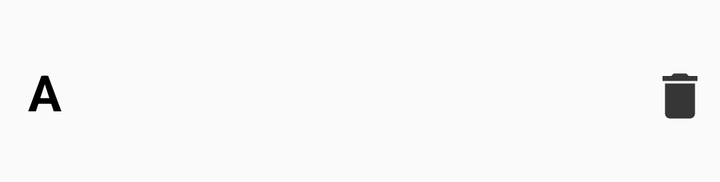
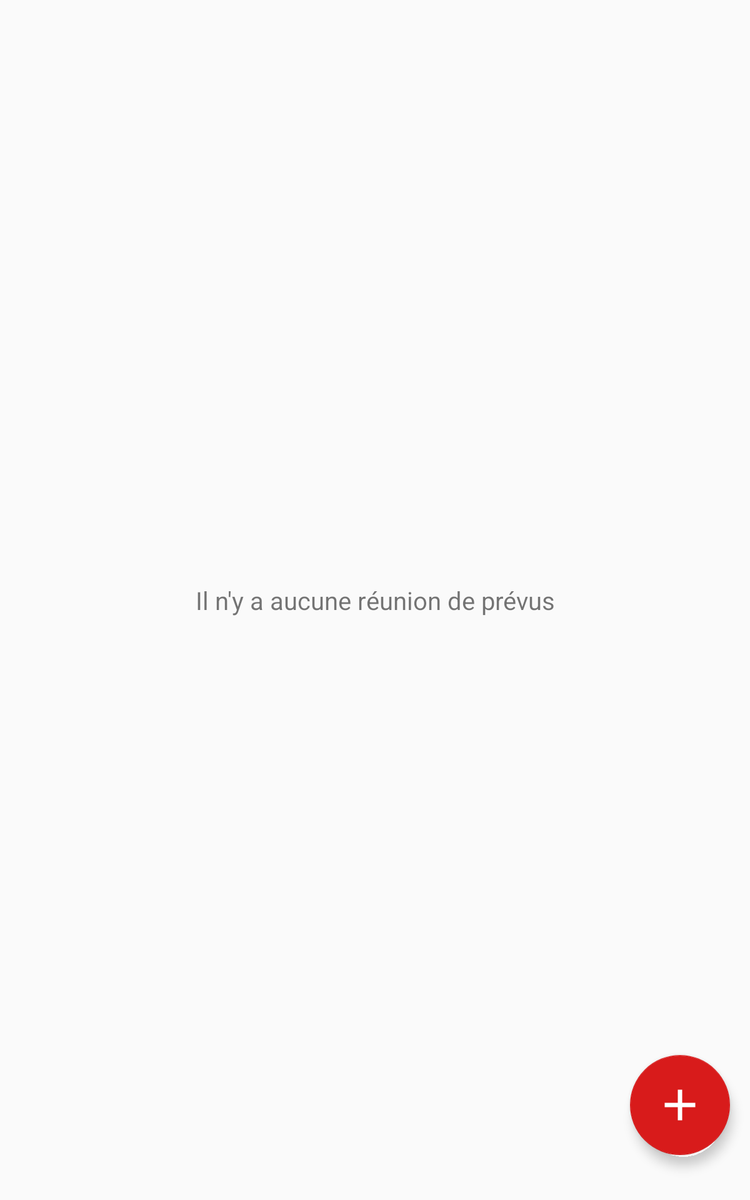

An Android layout and its configuration variant, each rendered on a device that would load it. The default file and the variant file are quoted in full after the pictures.
<!-- AndroidManifest.xml: application theme AppTheme -->
<!-- res/layout/fragment_meeting.xml -->
<?xml version="1.0" encoding="utf-8"?>
<androidx.constraintlayout.widget.ConstraintLayout xmlns:android="http://schemas.android.com/apk/res/android"
    android:layout_width="match_parent"
    android:layout_height="wrap_content"
    android:orientation="vertical"
    android:layout_marginTop="12dp"
    android:layout_marginBottom="12dp"
    xmlns:app="http://schemas.android.com/apk/res-auto">

    <ImageView
        android:id="@+id/item_circle_color_meeting"
        android:layout_width="@dimen/circle_color_size"
        android:layout_height="@dimen/circle_color_size"
        android:layout_marginStart="0dp"
        android:layout_marginTop="10dp"
        android:layout_marginBottom="5dp"
        app:srcCompat="@drawable/circle_meeting"
        app:layout_constraintBottom_toBottomOf="parent"
        app:layout_constraintStart_toStartOf="parent"
        app:layout_constraintTop_toTopOf="parent"
        android:contentDescription="couleur de la réunion" />

    <TextView
        android:id="@+id/item_list_name_room"
        android:layout_width="0dp"
        android:layout_height="wrap_content"
        android:layout_marginStart="12dp"
        android:layout_marginEnd="10dp"
        android:ellipsize="end"
        android:maxLines="1"
        android:textColor="#000000"
        android:textSize="18sp"
        android:textStyle="bold"
        app:layout_constraintBottom_toBottomOf="@+id/item_list_mail_participant"
        app:layout_constraintEnd_toStartOf="@+id/item_list_delete_button"
        app:layout_constraintHorizontal_bias="0.0"
        app:layout_constraintStart_toEndOf="@+id/item_circle_color_meeting"
        app:layout_constraintTop_toTopOf="@+id/item_circle_color_meeting"
        app:layout_constraintVertical_bias="0.0" />

    <TextView
        android:id="@+id/item_list_mail_participant"
        android:layout_width="0dp"
        android:maxLines="1"
        android:ellipsize="end"
        android:layout_height="wrap_content"
        android:layout_marginStart="12dp"
        android:textColor="#000000"
        android:layout_marginEnd="10dp"
        app:layout_constraintEnd_toStartOf="@+id/item_list_delete_button"
        app:layout_constraintBottom_toBottomOf="@+id/item_circle_color_meeting"
        app:layout_constraintStart_toEndOf="@+id/item_circle_color_meeting"
         />

    <ImageButton
        android:id="@+id/item_list_delete_button"
        android:layout_width="40dp"
        android:layout_height="40dp"
        android:layout_marginEnd="0dp"
        android:background="@null"
        android:contentDescription="bouton poubelle"
        app:layout_constraintBottom_toBottomOf="@+id/item_list_mail_participant"
        app:layout_constraintEnd_toEndOf="parent"
        app:layout_constraintTop_toTopOf="@+id/item_list_name_room"
        app:srcCompat="@drawable/ic_delete" />

    <TextView
        android:id="@+id/item_list_letter_Room"
        android:layout_width="@dimen/circle_color_size"
        android:layout_height="@dimen/circle_color_size"
        android:layout_marginStart="0dp"
        android:layout_marginTop="17dp"
        android:layout_marginBottom="5dp"
        android:textColor="#000000"
        android:textSize="25sp"
        android:textStyle="bold"
        android:gravity="center_horizontal"
        android:text="A"
        app:layout_constraintBottom_toBottomOf="parent"
        app:layout_constraintStart_toStartOf="parent"
        app:layout_constraintTop_toTopOf="parent"
        app:layout_constraintVertical_bias="0.0" />

</androidx.constraintlayout.widget.ConstraintLayout>
<!-- resources referenced by this layout -->
<resources>
  <!-- from res/values-xxhdpi/ -->
  <dimen name="circle_color_size">45dp</dimen>
  <!-- drawable ic_delete (drawable) -->
  <vector
      android:height="30dp"
      android:tint="@color/colorDelete"
      android:viewportHeight="24.0"
      android:viewportWidth="24.0"
      android:width="30dp"
      xmlns:android="http://schemas.android.com/apk/res/android">
  
      <path android:fillColor="#FF000000"
          android:pathData="M6,19c0,1.1 0.9,2 2,2h8c1.1,0 2,-0.9 2,-2V7H6v12zM19,4h-3.5l-1,-1h-5l-1,1H5v2h14V4z"/>
  </vector>
  <!-- from res/values-hdpi/ -->
  <style name="AppTheme" parent="Theme.AppCompat.Light.DarkActionBar">
          
          <item name="colorPrimary">@color/colorPrimary</item>
          <item name="colorPrimaryDark">@color/colorPrimaryDark</item>
          <item name="colorAccent">@color/colorAccent</item>
          <item name="android:actionOverflowButtonStyle">@style/MyActionButtonOverflow</item>
      </style>
  <!-- from res/values-hdpi/ -->
  <color name="colorDelete">#363636</color>
  <!-- from res/values-hdpi/ -->
  <color name="colorPrimary">#279DE4</color>
  <!-- from res/values-hdpi/ -->
  <color name="colorPrimaryDark">#0062B6</color>
  <!-- from res/values-hdpi/ -->
  <color name="colorAccent">#D81B1B</color>
  <!-- from res/values-hdpi/ -->
  <style name="MyActionButtonOverflow" parent="android:style/Widget.Holo.Light.ActionButton.Overflow">
          <item name="android:src">@drawable/ic_filter_list_24px</item>
          <item name="android:background">?android:attr/actionBarItemBackground</item>
          <item name="android:contentDescription">"Lala"</item>
      </style>
  <!-- drawable ic_filter_list_24px (drawable-sw600dp) -->
  <vector xmlns:android="http://schemas.android.com/apk/res/android"
      android:width="48dp"
      android:height="48dp"
      android:viewportWidth="24"
      android:viewportHeight="24">
    <path
        android:fillColor="#FFFFFF"
        android:pathData="M10,18h4v-2h-4v2zM3,6v2h18L21,6L3,6zM6,13h12v-2L6,11v2z"/>
  </vector>
</resources>
<!-- res/layout-sw600dp/fragment_meeting.xml (the repository's variant of the layout above) -->
<!-- drawn on a 7-inch tablet held upright -->
<?xml version="1.0" encoding="utf-8"?>
<RelativeLayout xmlns:android="http://schemas.android.com/apk/res/android"
    xmlns:app="http://schemas.android.com/apk/res-auto"
    xmlns:tools="http://schemas.android.com/tools"
    android:orientation="vertical"
    android:layout_width="match_parent"
    android:layout_height="match_parent">

    <androidx.recyclerview.widget.RecyclerView
        tools:context=".view.ListMeetingFragment"
        app:layoutManager="LinearLayoutManager"
        tools:listitem="@layout/adapter_meeting_item"
        android:id="@+id/list_meeting"
        android:name="com.uimainon.mareus.view.ListMeetingFragment"
        android:layout_width="match_parent"
        android:layout_marginLeft="32dp"
        android:layout_marginRight="32dp"
        android:visibility="visible"
        tools:visibility="visible"
        android:layout_height="match_parent" />

    <TextView
        android:id="@+id/textViewNothing"
        android:gravity="center_vertical"
        android:layout_gravity="center_horizontal"
        android:textAlignment="center"
        android:visibility="gone"
        tools:visibility="visible"
        android:textSize="20sp"
        android:layout_width="match_parent"
        android:layout_height="match_parent"
        android:text="@string/nothingMeeting" />

    <com.google.android.material.floatingactionbutton.FloatingActionButton
        android:id="@+id/fab_add_new_metting"
        android:layout_width="wrap_content"
        android:layout_height="wrap_content"
        android:clickable="true"
        android:layout_alignParentBottom="true"
        android:layout_alignParentEnd="true"
        android:layout_marginEnd="@dimen/margin_end_add_btn"
        android:layout_marginBottom="@dimen/margin_bottom_add_btn"
        app:fabCustomSize="@dimen/floating_button_circle"
        app:maxImageSize="@dimen/floating_button_img"
        tools:srcCompat="@drawable/ic_add_24px"
        app:srcCompat="@drawable/ic_add_24px" />


</RelativeLayout>
<!-- res/layout/adapter_meeting_item.xml (included above) -->
<?xml version="1.0" encoding="utf-8"?>
<androidx.constraintlayout.widget.ConstraintLayout xmlns:android="http://schemas.android.com/apk/res/android"
    android:layout_width="match_parent"
    android:layout_height="wrap_content"
    android:orientation="vertical"
    android:layout_marginTop="@dimen/recycler_meeting_margin_top_bootom"
    android:layout_marginBottom="@dimen/recycler_meeting_margin_top_bootom"
    xmlns:app="http://schemas.android.com/apk/res-auto">

    <ImageView
        android:id="@+id/item_circle_color_meeting"
        android:layout_width="@dimen/circle_color_size"
        android:layout_height="@dimen/circle_color_size"
        android:layout_marginStart="0dp"
        android:layout_marginTop="@dimen/recyclerview_participant_padding_top_bot"
        android:layout_marginBottom="5dp"
        app:srcCompat="@drawable/circle_meeting"
        app:layout_constraintBottom_toBottomOf="parent"
        app:layout_constraintStart_toStartOf="parent"
        app:layout_constraintTop_toTopOf="parent"
        android:contentDescription="@string/meetingColorCircle" />

    <TextView
        android:id="@+id/item_list_name_room"
        android:layout_width="0dp"
        android:layout_height="wrap_content"
        android:layout_marginStart="@dimen/recycler_meeting_margin_start"
        android:layout_marginEnd="@dimen/recycler_meeting_margin_end"
        android:ellipsize="end"
        android:maxLines="1"
        android:textColor="@color/colorFont"
        android:textSize="@dimen/size_title_fragment"
        android:textStyle="bold"
        app:layout_constraintBottom_toBottomOf="@+id/item_list_mail_participant"
        app:layout_constraintEnd_toStartOf="@+id/item_list_delete_button"
        app:layout_constraintHorizontal_bias="0.0"
        app:layout_constraintStart_toEndOf="@+id/item_circle_color_meeting"
        app:layout_constraintTop_toTopOf="@+id/item_circle_color_meeting"
        app:layout_constraintVertical_bias="0.0" />

    <TextView
        android:id="@+id/item_list_mail_participant"
        android:layout_width="0dp"
        android:maxLines="1"
        android:ellipsize="end"
        android:layout_height="wrap_content"
        android:layout_marginStart="@dimen/recycler_meeting_margin_start"
        android:textColor="@color/colorFont"
        android:layout_marginEnd="@dimen/recycler_meeting_margin_end"
        android:textSize="@dimen/list_mail_list_meeting"
        app:layout_constraintEnd_toStartOf="@+id/item_list_delete_button"
        app:layout_constraintBottom_toBottomOf="@+id/item_circle_color_meeting"
        app:layout_constraintStart_toEndOf="@+id/item_circle_color_meeting"
         />

    <ImageButton
        android:id="@+id/item_list_delete_button"
        android:layout_width="@dimen/garbadge_height_width"
        android:layout_height="@dimen/garbadge_height_width"
        android:layout_marginEnd="0dp"
        android:background="@null"
        android:contentDescription="@string/bouton_poubelle"
        app:layout_constraintBottom_toBottomOf="@+id/item_list_mail_participant"
        app:layout_constraintEnd_toEndOf="parent"
        app:layout_constraintTop_toTopOf="@+id/item_list_name_room"
        app:srcCompat="@drawable/ic_delete" />

    <TextView
        android:id="@+id/item_list_letter_Room"
        android:layout_width="@dimen/circle_color_size"
        android:layout_height="@dimen/circle_color_size"
        android:layout_marginStart="@dimen/circle_color_size_letter_margin_start"
        android:layout_marginTop="@dimen/circle_color_size_letter_margin_top"
        android:layout_marginBottom="@dimen/circle_color_size_letter_margin_bottom"
        android:textColor="@color/colorFont"
        android:textSize="@dimen/circle_color_size_letter"
        android:textStyle="bold"
        android:gravity="center_horizontal"
        android:text="@string/letterRoom"
        app:layout_constraintBottom_toBottomOf="parent"
        app:layout_constraintStart_toStartOf="parent"
        app:layout_constraintTop_toTopOf="parent"
        app:layout_constraintVertical_bias="0.0" />

</androidx.constraintlayout.widget.ConstraintLayout>
<!-- resources referenced by the variant -->
<!-- as a 7-inch tablet held upright resolves them -->
<resources>
  <color name="colorFont">#000000</color>
  <!-- from res/values-sw600dp/ -->
  <dimen name="circle_color_size">65dp</dimen>
  <!-- from res/values-sw600dp/ -->
  <dimen name="circle_color_size_letter">30sp</dimen>
  <!-- from res/values-sw600dp/ -->
  <dimen name="circle_color_size_letter_margin_bottom">0dp</dimen>
  <!-- from res/values-sw600dp/ -->
  <dimen name="circle_color_size_letter_margin_start">0dp</dimen>
  <!-- from res/values-sw600dp/ -->
  <dimen name="circle_color_size_letter_margin_top">20dp</dimen>
  <!-- from res/values-sw600dp/ -->
  <dimen name="floating_button_circle">80dp</dimen>
  <!-- from res/values-sw600dp/ -->
  <dimen name="floating_button_img">42dp</dimen>
  <!-- from res/values-sw600dp/ -->
  <dimen name="garbadge_height_width">50dp</dimen>
  <!-- from res/values-sw600dp/ -->
  <dimen name="list_mail_list_meeting">18sp</dimen>
  <!-- from res/values-sw600dp/ -->
  <dimen name="margin_bottom_add_btn">36dp</dimen>
  <!-- from res/values-sw600dp/ -->
  <dimen name="margin_end_add_btn">16dp</dimen>
  <!-- from res/values-sw600dp/ -->
  <dimen name="recycler_meeting_margin_end">10dp</dimen>
  <!-- from res/values-sw600dp/ -->
  <dimen name="recycler_meeting_margin_start">12dp</dimen>
  <!-- from res/values-sw600dp/ -->
  <dimen name="recycler_meeting_margin_top_bootom">12dp</dimen>
  <!-- from res/values-sw600dp/ -->
  <dimen name="recyclerview_participant_padding_top_bot">10dp</dimen>
  <!-- from res/values-sw600dp/ -->
  <dimen name="size_title_fragment">22sp</dimen>
  <!-- drawable ic_add_24px (drawable-sw600dp) -->
  <vector xmlns:android="http://schemas.android.com/apk/res/android"
      android:width="62dp"
      android:height="62dp"
      android:viewportWidth="24"
      android:viewportHeight="24">
    <path
        android:fillColor="#FFFFFF"
        android:pathData="M19,13h-6v6h-2v-6H5v-2h6V5h2v6h6v2z"/>
  </vector>
  <!-- drawable ic_delete (drawable) -->
  <vector
      android:height="30dp"
      android:tint="@color/colorDelete"
      android:viewportHeight="24.0"
      android:viewportWidth="24.0"
      android:width="30dp"
      xmlns:android="http://schemas.android.com/apk/res/android">
  
      <path android:fillColor="#FF000000"
          android:pathData="M6,19c0,1.1 0.9,2 2,2h8c1.1,0 2,-0.9 2,-2V7H6v12zM19,4h-3.5l-1,-1h-5l-1,1H5v2h14V4z"/>
  </vector>
  <string name="bouton_poubelle">bouton poubelle</string>
  <string name="letterRoom">A</string>
  <string name="meetingColorCircle">couleur de la réunion</string>
  <!-- from res/values-hdpi/ -->
  <string name="nothingMeeting">Il n\'y a aucune réunion de prévus</string>
  <!-- from res/values-hdpi/ -->
  <style name="AppTheme" parent="Theme.AppCompat.Light.DarkActionBar">
          
          <item name="colorPrimary">@color/colorPrimary</item>
          <item name="colorPrimaryDark">@color/colorPrimaryDark</item>
          <item name="colorAccent">@color/colorAccent</item>
          <item name="android:actionOverflowButtonStyle">@style/MyActionButtonOverflow</item>
      </style>
  <!-- from res/values-hdpi/ -->
  <color name="colorDelete">#363636</color>
  <!-- from res/values-hdpi/ -->
  <color name="colorPrimary">#279DE4</color>
  <!-- from res/values-hdpi/ -->
  <color name="colorPrimaryDark">#0062B6</color>
  <!-- from res/values-hdpi/ -->
  <color name="colorAccent">#D81B1B</color>
  <!-- from res/values-hdpi/ -->
  <style name="MyActionButtonOverflow" parent="android:style/Widget.Holo.Light.ActionButton.Overflow">
          <item name="android:src">@drawable/ic_filter_list_24px</item>
          <item name="android:background">?android:attr/actionBarItemBackground</item>
          <item name="android:contentDescription">"Lala"</item>
      </style>
  <!-- drawable ic_filter_list_24px (drawable-sw600dp) -->
  <vector xmlns:android="http://schemas.android.com/apk/res/android"
      android:width="48dp"
      android:height="48dp"
      android:viewportWidth="24"
      android:viewportHeight="24">
    <path
        android:fillColor="#FFFFFF"
        android:pathData="M10,18h4v-2h-4v2zM3,6v2h18L21,6L3,6zM6,13h12v-2L6,11v2z"/>
  </vector>
</resources>
